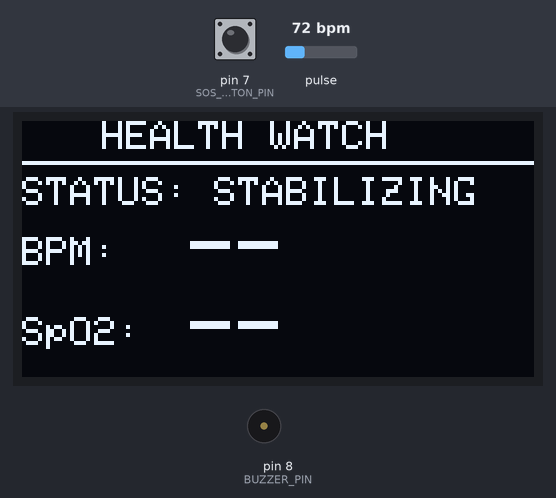
A sketch run on a simulated Arduino Uno, built with avr-gcc and run on an emulated ATmega328P. Parts: 128×64 one-colour display, buzzer (waves = sounding, pin HIGH). Inputs (shaded band) come from the test bench; at power-on: pin 7 (SOS_BUTTON_PIN) HIGH, pulse 72 bpm. What the sketch prints to the serial monitor is not drawn.

Above: at 2.8 s.
2.9 s: pin 7 (SOS_BUTTON_PIN) pulled LOW for 0.15 s
At 3.3 s:
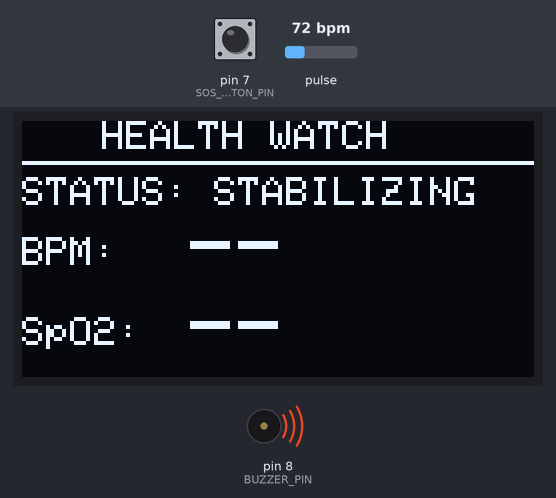
9.0 s: pulse set to 100 bpm
At 11.7 s:
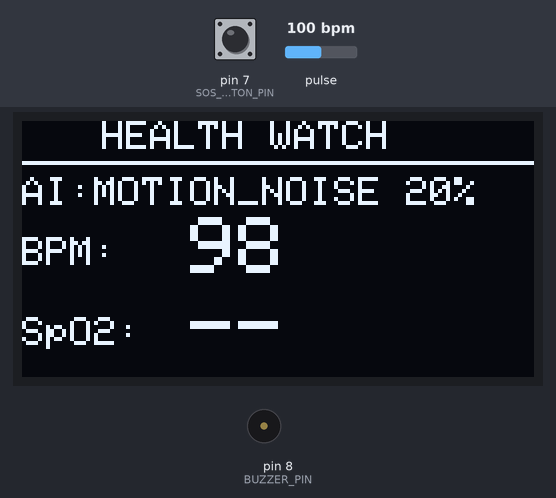
12.0 s: pulse set to 130 bpm
At 13.5 s:
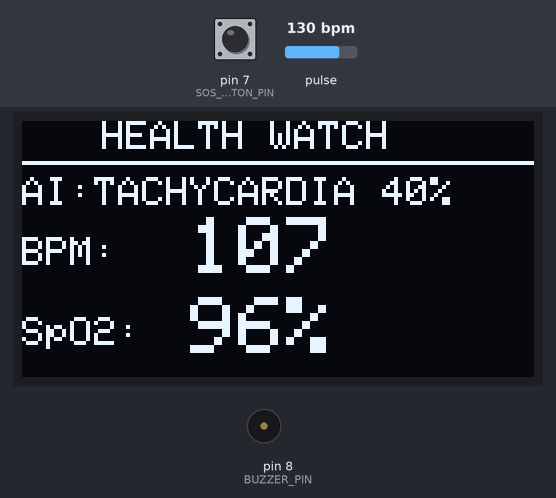
15.0 s: pulse set to 91 bpm
At 17.7 s:
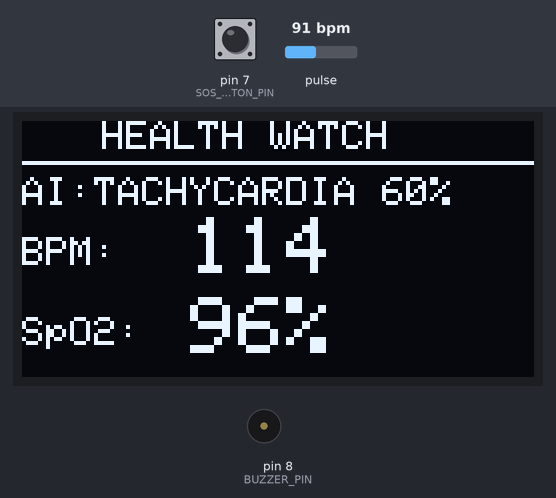
18.0 s: pin 7 (SOS_BUTTON_PIN) pulled LOW for 3.2 s
At 21.9 s:
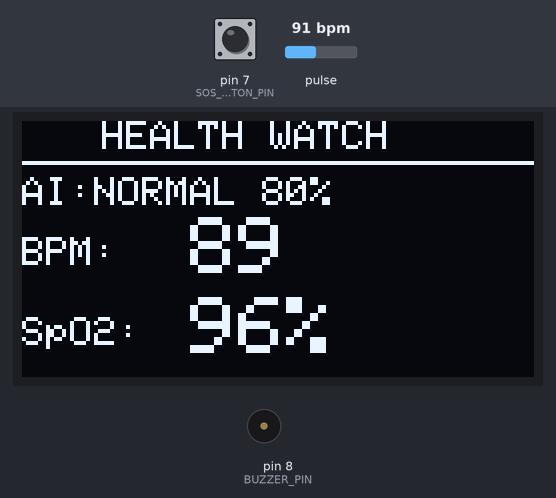
Timing chart, 0 to 23.4 s (numbered marks = the images above; inputs shaded):
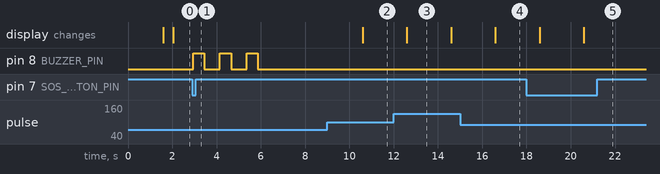

The sketch:

aeris_sos_watch.ino
```cpp
#include <Wire.h>
#include "MAX30105.h"
#include "heartRate.h"
#include <Adafruit_GFX.h>
#include <Adafruit_SSD1306.h>
#include <math.h>

// =====================================================
// OLED
// =====================================================
#define SCREEN_WIDTH 128
#define SCREEN_HEIGHT 64
#define OLED_ADDR 0x3C

Adafruit_SSD1306 display(
  SCREEN_WIDTH,
  SCREEN_HEIGHT,
  &Wire,
  -1
);

// =====================================================
// MAX30102
// =====================================================
MAX30105 sensor;

// Adjust according to your IR readings
#define FINGER_THRESHOLD 1800

// =====================================================
// BPM SETTINGS
// =====================================================
#define BPM_HISTORY 6

int bpmValues[BPM_HISTORY];
byte bpmIndex = 0;
byte bpmCount = 0;

int stableBPM = 0;

unsigned long lastBeat = 0;

// =====================================================
// SpO2 SETTINGS
// =====================================================
#define SPO2_HISTORY 5

int spo2Values[SPO2_HISTORY];
byte spo2Index = 0;
byte spo2Count = 0;

int stableSpO2 = 0;

// =====================================================
// SpO2 SIGNAL TRACKING
// =====================================================
float redDC = 0;
float irDC = 0;

float redAC = 0;
float irAC = 0;

unsigned long lastSpO2Calc = 0;

// =====================================================
// FINGER STATE
// =====================================================
bool fingerDetected = false;
bool measuring = false;

byte fingerOnCounter = 0;
byte fingerOffCounter = 0;

unsigned long fingerStartTime = 0;

// =====================================================
// DISPLAY
// =====================================================
unsigned long lastDisplay = 0;

#define DISPLAY_INTERVAL 2000

// =====================================================
// NEW: SOS BUTTON + BUZZER
// =====================================================
#define SOS_BUTTON_PIN 7
#define BUZZER_PIN 8

bool sosTriggered = false;

// =====================================================
// TINYML EDGE AI: SIGNAL QUALITY (SQI) & ANOMALY
// =====================================================
int liveSQI = 0;               // 0-100% Signal Quality Index
String liveAnomaly = "NORMAL"; // NORMAL | TACHYCARDIA | BRADYCARDIA | HYPOXIA | MOTION_NOISE

int computeTinyML_SQI(float ac, float dc, unsigned long beatDelta)
{
  if (dc <= 100 || ac <= 0) return 0;

  // 1. Perfusion Index (PI): ideal AC/DC between 0.4% and 7.0%
  float pi = (ac / dc) * 100.0;
  int piScore = 0;
  if (pi >= 0.4 && pi <= 7.0) piScore = 50;
  else if (pi >= 0.15 && pi <= 12.0) piScore = 30;
  else piScore = 10;

  // 2. Beat Interval Regularity (physiological delta: 450ms - 1100ms)
  int rhythmScore = 0;
  if (beatDelta >= 450 && beatDelta <= 1100) rhythmScore = 50;
  else if (beatDelta >= 350 && beatDelta <= 1400) rhythmScore = 30;
  else rhythmScore = 10;

  return (piScore + rhythmScore);
}

String classifyTinyMLAnomaly(int bpm, int spo2, int sqi)
{
  if (sqi < 40) return "MOTION_NOISE";
  if (spo2 > 0 && spo2 < 92) return "HYPOXIA";
  if (bpm > 105) return "TACHYCARDIA";
  if (bpm > 0 && bpm < 50) return "BRADYCARDIA";
  return "NORMAL";
}

// =====================================================
// NEW: SOS BUZZER SEQUENCE
// =====================================================
void triggerSOS()
{
  Serial.println();
  Serial.println(F("=============================="));
  Serial.println(F(" SOS BUTTON PRESSED"));
  Serial.println(F(" STARTING ALERT SEQUENCE"));
  Serial.println(F("=============================="));

  // ---------------------------------------------------
  // 3 slow and steady buzzer hits
  // ---------------------------------------------------
  for (byte i = 0; i < 3; i++)
  {
    digitalWrite(BUZZER_PIN, HIGH);
    delay(500);

    digitalWrite(BUZZER_PIN, LOW);
    delay(700);

    Serial.print(F("BUZZER HIT "));
    Serial.println(i + 1);
  }

  // ---------------------------------------------------
  // After third buzzer hit -> SOS starts
  // ---------------------------------------------------
  sosTriggered = true;

  Serial.println();
  Serial.println(F("=============================="));
  Serial.println(F(" SOS STARTED"));
  Serial.println(F("=============================="));
  Serial.println(F("AERIS:SOS_TRIGGERED,0,0,100,SOS"));
}

// =====================================================
// ADD BPM
// =====================================================
void addBPM(int bpm)
{
  if (bpm < 45 || bpm > 190)
    return;

  // Reject extreme sudden jumps
  if (stableBPM > 0)
  {
    if (abs(bpm - stableBPM) > 40)
      return;
  }

  bpmValues[bpmIndex] = bpm;

  bpmIndex++;

  if (bpmIndex >= BPM_HISTORY)
    bpmIndex = 0;

  if (bpmCount < BPM_HISTORY)
    bpmCount++;

  long total = 0;

  for (byte i = 0; i < bpmCount; i++)
  {
    total += bpmValues[i];
  }

  stableBPM = total / bpmCount;
}

// =====================================================
// ADD SPO2
// =====================================================
void addSpO2(int value)
{
  if (value < 90 || value > 100)
    return;

  if (stableSpO2 > 0)
  {
    if (abs(value - stableSpO2) > 5)
      return;
  }

  spo2Values[spo2Index] = value;

  spo2Index++;

  if (spo2Index >= SPO2_HISTORY)
    spo2Index = 0;

  if (spo2Count < SPO2_HISTORY)
    spo2Count++;

  long total = 0;

  for (byte i = 0; i < spo2Count; i++)
  {
    total += spo2Values[i];
  }

  stableSpO2 = total / spo2Count;
}

// =====================================================
// RESET
// =====================================================
void resetMeasurements()
{
  bpmIndex = 0;
  bpmCount = 0;

  spo2Index = 0;
  spo2Count = 0;

  stableBPM = 0;
  stableSpO2 = 0;

  lastBeat = 0;

  redDC = 0;
  irDC = 0;

  redAC = 0;
  irAC = 0;

  lastSpO2Calc = millis();

  for (byte i = 0; i < BPM_HISTORY; i++)
    bpmValues[i] = 0;

  for (byte i = 0; i < SPO2_HISTORY; i++)
    spo2Values[i] = 0;
}

// =====================================================
// FINGER DETECTION
// =====================================================
void updateFinger(long ir)
{
  // ---------------------------------------------------
  // Finger absent
  // ---------------------------------------------------
  if (!fingerDetected)
  {
    if (ir >= FINGER_THRESHOLD)
    {
      fingerOnCounter++;

      if (fingerOnCounter >= 5)
      {
        fingerDetected = true;

        fingerOnCounter = 0;
        fingerOffCounter = 0;

        fingerStartTime = millis();

        measuring = false;

        resetMeasurements();

        Serial.println();
        Serial.println(F("FINGER CONFIRMED"));
        Serial.print(F("IR = "));
        Serial.println(ir);
      }
    }
    else
    {
      fingerOnCounter = 0;
    }
  }

  // ---------------------------------------------------
  // Finger present
  // ---------------------------------------------------
  else
  {
    // Lower removal threshold prevents
    // temporary signal drops from removing finger.
    if (ir < 1400)
    {
      fingerOffCounter++;

      if (fingerOffCounter >= 25)
      {
        fingerDetected = false;

        fingerOnCounter = 0;
        fingerOffCounter = 0;

        measuring = false;

        resetMeasurements();

        Serial.println();
        Serial.println(F("FINGER REMOVED"));
      }
    }
    else
    {
      fingerOffCounter = 0;
    }
  }
}

// =====================================================
// BPM PROCESSING
// =====================================================
void processBPM(long ir)
{
  // SparkFun beat detection
  if (checkForBeat(ir))
  {
    unsigned long now = millis();

    Serial.println(F(">>> BEAT DETECTED <<<"));

    if (lastBeat > 0)
    {
      unsigned long delta = now - lastBeat;

      Serial.print(F("Beat interval = "));
      Serial.print(delta);
      Serial.println(F(" ms"));

      // 45 BPM to 190 BPM
      if (delta >= 315 && delta <= 1333)
      {
        int bpm = 60000 / delta;

        Serial.print(F("BPM = "));
        Serial.print(bpm);

        addBPM(bpm);

        Serial.print(F(" | Stable BPM = "));
        Serial.println(stableBPM);
      }
      else
      {
        Serial.println(F("Beat interval rejected"));
      }
    }

    lastBeat = now;
  }

  // Reset if no beat for 3 seconds
  if (lastBeat > 0 &&
      millis() - lastBeat > 3000)
  {
    lastBeat = 0;
  }
}

// =====================================================
// SpO2 PROCESSING
// =====================================================
void processSpO2(long red, long ir)
{
  // ---------------------------------------------------
  // DC tracking
  // ---------------------------------------------------
  if (irDC == 0)
  {
    irDC = ir;
    redDC = red;
  }
  else
  {
    irDC = irDC * 0.98 + ir * 0.02;
    redDC = redDC * 0.98 + red * 0.02;
  }

  // ---------------------------------------------------
  // AC component
  // ---------------------------------------------------
  float irDifference =
    abs((float)ir - irDC);

  float redDifference =
    abs((float)red - redDC);

  irAC =
    irAC * 0.95 +
    irDifference * 0.05;

  redAC =
    redAC * 0.95 +
    redDifference * 0.05;

  // ---------------------------------------------------
  // Calculate every 2.5 seconds
  // ---------------------------------------------------
  if (millis() - lastSpO2Calc < 2500)
    return;

  lastSpO2Calc = millis();

  // ---------------------------------------------------
  // Signal quality
  // ---------------------------------------------------
  if (irDC < 1000 ||
      redDC < 300 ||
      irAC < 1 ||
      redAC < 1)
  {
    Serial.println(F("SpO2 signal too weak"));
    return;
  }

  // ---------------------------------------------------
  // Ratio of ratios
  // ---------------------------------------------------
  float redNormalized =
    redAC / redDC;

  float irNormalized =
    irAC / irDC;

  if (irNormalized <= 0)
    return;

  float R =
    redNormalized / irNormalized;

  // ---------------------------------------------------
  // Prototype calibration
  // ---------------------------------------------------
  float calculatedSpO2 =
    110.0 - (25.0 * R);

  if (calculatedSpO2 > 100)
    calculatedSpO2 = 100;

  if (calculatedSpO2 < 90)
    calculatedSpO2 = 90;

  int value =
    (int)(calculatedSpO2 + 0.5);

  addSpO2(value);

  Serial.print(F("SpO2 sample = "));
  Serial.print(value);

  Serial.print(F("% | Stable = "));
  Serial.print(stableSpO2);

  Serial.print(F("% | R = "));
  Serial.println(R, 3);
}

// =====================================================
// OLED
// =====================================================
void updateOLED()
{
  display.clearDisplay();

  display.setTextColor(SSD1306_WHITE);

  // Header
  display.setTextSize(1);

  display.setCursor(20, 0);
  display.print(F("HEALTH WATCH"));

  display.drawLine(
    0,
    10,
    127,
    10,
    SSD1306_WHITE
  );

  // ---------------------------------------------------
  // Status
  // ---------------------------------------------------
  display.setCursor(0, 14);

  if (!fingerDetected)
  {
    display.print(F("STATUS: NO FINGER"));
  }
  else if (!measuring)
  {
    display.print(F("STATUS: STABILIZING"));
  }
  else
  {
    display.print(F("AI:"));
    display.print(liveAnomaly);
    display.print(F(" "));
    display.print(liveSQI);
    display.print(F("%"));
  }

  // ---------------------------------------------------
  // BPM
  // ---------------------------------------------------
  display.setTextSize(1);

  display.setCursor(0, 29);
  display.print(F("BPM:"));

  display.setTextSize(2);

  display.setCursor(42, 24);

  if (measuring && stableBPM > 0)
  {
    display.print(stableBPM);
  }
  else
  {
    display.print(F("--"));
  }

  // ---------------------------------------------------
  // SpO2
  // ---------------------------------------------------
  display.setTextSize(1);

  display.setCursor(0, 49);
  display.print(F("SpO2:"));

  display.setTextSize(2);

  display.setCursor(42, 44);

  if (measuring && stableSpO2 > 0)
  {
    display.print(stableSpO2);
    display.print(F("%"));
  }
  else
  {
    display.print(F("--"));
  }

  display.display();
}

// =====================================================
// SETUP
// =====================================================
void setup()
{
  Serial.begin(115200);

  Wire.begin();

  Wire.setClock(400000);

  Serial.println();
  Serial.println(F("=============================="));
  Serial.println(F(" MAX30102 HEALTH WATCH"));
  Serial.println(F("=============================="));

  // ===================================================
  // OLED
  // ===================================================

  Serial.println(F("Starting OLED..."));

  if (!display.begin(
        SSD1306_SWITCHCAPVCC,
        OLED_ADDR))
  {
    Serial.println(F("OLED NOT FOUND"));

    while (1)
    {
      delay(1000);
    }
  }

  Serial.println(F("OLED FOUND"));

  display.clearDisplay();

  display.setTextColor(SSD1306_WHITE);

  display.setTextSize(1);

  display.setCursor(20, 10);
  display.println(F("MAX30102"));

  display.setCursor(20, 28);
  display.println(F("HEALTH WATCH"));

  display.setCursor(20, 46);
  display.println(F("STARTING..."));

  display.display();

  delay(1500);

  // ===================================================
  // MAX30102
  // ===================================================

  Serial.println(F("Starting MAX30102..."));

  if (!sensor.begin(
        Wire,
        I2C_SPEED_FAST))
  {
    Serial.println(F("MAX30102 NOT FOUND"));

    display.clearDisplay();

    display.setTextSize(1);

    display.setCursor(15, 25);
    display.println(F("MAX30102 ERROR"));

    display.display();

    while (1)
    {
      delay(1000);
    }
  }

  Serial.println(F("MAX30102 FOUND"));

  // ===================================================
  // SENSOR CONFIGURATION
  // ===================================================

  /*
       IMPORTANT:
       Average = 1 instead of 4.
       This gives the beat detector the
       individual waveform samples.
  */

  sensor.setup(
    0x7F,     // LED brightness
    1,        // SAMPLE AVERAGING = 1
    2,        // Red + IR
    100,      // Sample rate
    411,      // Pulse width
    16384     // ADC range
  );

  sensor.setPulseAmplitudeRed(0x7F);
  sensor.setPulseAmplitudeIR(0x7F);
  sensor.setPulseAmplitudeGreen(0);

  resetMeasurements();

  Serial.println(F("MAX30102 READY"));
  Serial.println();

  Serial.println(F("Place finger gently."));
  Serial.println(F("Keep finger still."));
  Serial.println(F("Waiting for signal..."));

  // ===================================================
  // NEW: SOS BUTTON + BUZZER
  // ===================================================

  pinMode(SOS_BUTTON_PIN, INPUT_PULLUP);
  pinMode(BUZZER_PIN, OUTPUT);

  digitalWrite(BUZZER_PIN, LOW);

  Serial.println(F("SOS BUTTON READY"));

  updateOLED();
}

// =====================================================
// LOOP
// =====================================================
void loop()
{
  // ===================================================
  // NEW: SOS BUTTON CHECK
  // ===================================================

  if (digitalRead(SOS_BUTTON_PIN) == LOW && !sosTriggered)
  {
    delay(50);

    if (digitalRead(SOS_BUTTON_PIN) == LOW)
    {
      triggerSOS();

      // Wait until button is released
      while (digitalRead(SOS_BUTTON_PIN) == LOW)
      {
        delay(10);
      }
    }
  }

  sensor.check();

  while (sensor.available())
  {
    long ir =
      sensor.getFIFOIR();

    long red =
      sensor.getFIFORed();

    // -------------------------------------------------
    // DEBUG IR
    // -------------------------------------------------

    Serial.print(F("IR = "));
    Serial.println(ir);

    // -------------------------------------------------
    // Finger detection
    // -------------------------------------------------

    updateFinger(ir);

    // -------------------------------------------------
    // No finger
    // -------------------------------------------------

    if (!fingerDetected)
    {
      sensor.nextSample();
      continue;
    }

    // -------------------------------------------------
    // Stabilization
    // -------------------------------------------------

    unsigned long elapsed =
      millis() - fingerStartTime;

    if (!measuring)
    {
      if (elapsed >= 8000)
      {
        measuring = true;

        resetMeasurements();

        Serial.println();
        Serial.println(F("=============================="));
        Serial.println(F(" SIGNAL STABLE"));
        Serial.println(F(" MEASUREMENT STARTED"));
        Serial.println(F("=============================="));
      }

      sensor.nextSample();
      continue;
    }

    // -------------------------------------------------
    // BPM
    // -------------------------------------------------

    processBPM(ir);

    // -------------------------------------------------
    // SpO2
    // -------------------------------------------------

    processSpO2(
      red,
      ir
    );

    sensor.nextSample();
  }

  // ===================================================
  // OLED + SERIAL UPDATE
  // ===================================================

  if (millis() - lastDisplay >= DISPLAY_INTERVAL)
  {
    lastDisplay = millis();

    if (fingerDetected && measuring)
    {
      liveSQI = computeTinyML_SQI(irAC, irDC, (lastBeat > 0 ? (millis() - lastBeat) : 800));
      liveAnomaly = classifyTinyMLAnomaly(stableBPM, stableSpO2, liveSQI);
    }
    else
    {
      liveSQI = 0;
      liveAnomaly = fingerDetected ? "STABILIZING" : "NO_FINGER";
    }

    updateOLED();

    Serial.println();
    Serial.println(F("------------------------------"));

    if (!fingerDetected)
    {
      Serial.println(F("STATUS : NO FINGER"));
      Serial.println(F("BPM    : --"));
      Serial.println(F("SpO2   : --"));
    }
    else if (!measuring)
    {
      unsigned long elapsed =
        millis() - fingerStartTime;

      int remaining =
        8 - (elapsed / 1000);

      if (remaining < 0)
        remaining = 0;

      Serial.println(F("STATUS : STABILIZING"));

      Serial.print(F("WAIT   : "));
      Serial.print(remaining);
      Serial.println(F(" sec"));

      Serial.println(F("BPM    : --"));
      Serial.println(F("SpO2   : --"));
    }
    else
    {
      Serial.println(F("STATUS : MEASURING"));

      Serial.print(F("BPM    : "));

      if (stableBPM > 0)
        Serial.println(stableBPM);
      else
        Serial.println(F("--"));

      Serial.print(F("SpO2   : "));

      if (stableSpO2 > 0)
      {
        Serial.print(stableSpO2);
        Serial.println(F("%"));
      }
      else
      {
        Serial.println(F("--"));
      }
    }

    Serial.println(F("------------------------------"));

    // Standardized AERIS Machine-Readable TinyML Telemetry Packet
    if (!fingerDetected)
    {
      Serial.println(F("AERIS:NO_FINGER,0,0,0,NO_FINGER"));
    }
    else if (!measuring)
    {
      Serial.println(F("AERIS:STABILIZING,0,0,50,STABILIZING"));
    }
    else
    {
      Serial.print(F("AERIS:MEASURING,"));
      Serial.print(stableBPM > 0 ? stableBPM : 0);
      Serial.print(F(","));
      Serial.print(stableSpO2 > 0 ? stableSpO2 : 0);
      Serial.print(F(","));
      Serial.print(liveSQI);
      Serial.print(F(","));
      Serial.println(liveAnomaly);
    }
  }
}
```

Measured:
- after the input at 2.9 s, pin 8 (BUZZER_PIN): alternates HIGH for 0.50 s and LOW for 0.70 s, 6 changes in all, then stays LOW, starting after 0.05 s
- after the input at 9.0 s, the display: changes after 1.6 s (image 2)
- after the input at 12.0 s, the display: changes after 0.60 s (image 3)
- after the input at 15.0 s, the display: changes after 1.6 s (image 4)
- what the display in image 3 shows lasts 2.0 s, from 12.6 s to 14.6 s
